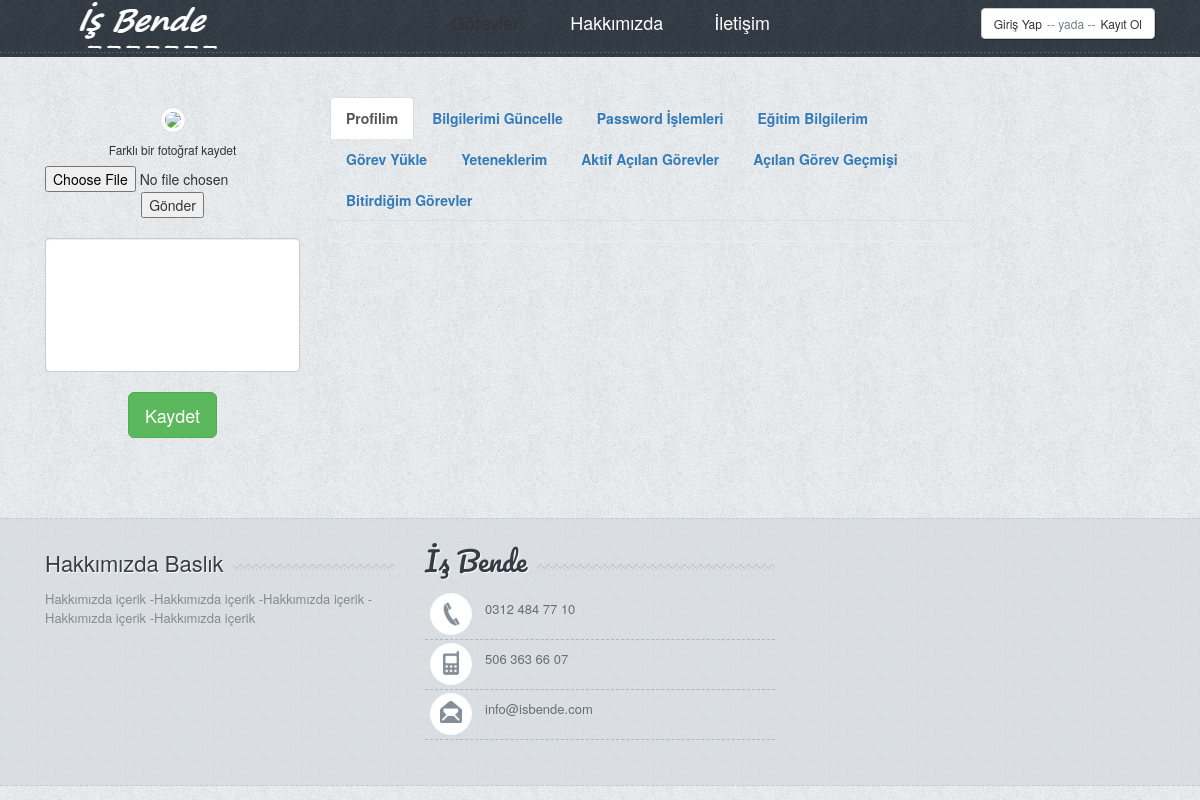
/profil.php, run on the app's committed database.
### tables this page shows
CREATE TABLE `hakkimizda` (
  `hakkimizda_id` int(11) NOT NULL,
  `hakkimizda_baslik` varchar(250) NOT NULL,
  `hakkimizda_icerik` text NOT NULL,
  `hakkimizda_vizyon` varchar(500) NOT NULL,
  `hakkimizda_misyon` varchar(500) NOT NULL
);

CREATE TABLE `ayar` (
  `ayar_id` int(11) NOT NULL,
  `ayar_logo` varchar(250) NOT NULL,
  `ayar_baslik` varchar(250) NOT NULL,
  `ayar_aciklama` varchar(250) NOT NULL,
  `ayar_keywords` varchar(50) NOT NULL,
  `ayar_yazar` varchar(50) NOT NULL,
  `ayar_tel` varchar(50) NOT NULL,
  `ayar_gsm` varchar(50) NOT NULL,
  `ayar_faks` varchar(50) NOT NULL,
  `ayar_mail` varchar(50) NOT NULL,
  `ayar_ilce` varchar(50) NOT NULL,
  `ayar_il` varchar(50) NOT NULL,
  `ayar_adres` varchar(250) NOT NULL,
  `ayar_mesai` varchar(250) NOT NULL,
  `ayar_maps` varchar(250) NOT NULL,
  `ayar_analystic` varchar(50) NOT NULL,
  `ayar_zopim` varchar(250) NOT NULL,
  `ayar_facebook` varchar(50) NOT NULL,
  `ayar_twitter` varchar(50) NOT NULL,
  `ayar_youtube` varchar(50) NOT NULL,
  `ayar_smtphost` varchar(50) NOT NULL,
  `ayar_smtpuser` varchar(50) NOT NULL,
  `ayar_smtppassword` varchar(50) NOT NULL,
  `ayar_smtpport` varchar(50) NOT NULL,
  `ayar_bakim` enum('0','1') NOT NULL DEFAULT '1'
);

### profil.php (the view, shortened to what this page needs)
<?php
include 'header.php';
$kullanicisor=$db-> prepare("SELECT * FROM kullanici where kullanici_id=:id");
$kullanicisor -> execute(array(
  'id'=> $_SESSION['kullanici_id']
));
$kullanicicek=$kullanicisor -> fetch(PDO::FETCH_ASSOC);
?>
<link href="//maxcdn.bootstrapcdn.com/bootstrap/4.0.0/css/bootstrap.min.css" rel="stylesheet" id="bootstrap-css">
<head>
  <link rel="stylesheet" href="https://maxcdn.bootstrapcdn.com/bootstrap/3.3.7/css/bootstrap.min.css">
</head>
<div class="container bootstrap snippet">
  <br>
  <br>
  <div class="row">
    <div class="col-sm-3">
      <div class="text-center">
        <form action="nedmin/netting/islem.php" method="POST"  enctype="multipart/form-data">
          <img  src="foto<?php echo  $kullanicicek['kullanici_foto'] ?> " style="max-width: 200px ; max-height: 200px" class="avatar img-circle img-thumbnail">
          <h6>Farklı bir fotoğraf kaydet</h6>
          <div class="text-center">
           <input type="file" class="text-center center-block file-upload" name="dosya" />
           <input type="submit" value="Gönder" />
         </div>
       </form>
       <form action="nedmin/netting/islem.php" method="POST">
         <br><td> <textarea onkeydown="if(event.keyCode == 13) return false;" maxlength="299" style="resize:none" name="kullanici_bio" class="form-control col-md-12 col-xs-12" rows="6" cols="50"><?php echo $kullanicicek['kullanici_bio']?></textarea> </td>
         <div class="col-xs-12" >
          <br>
          <button class="btn btn-lg btn-success" name="profilgüncelle" value="bio" type="submit">Kaydet</button>
        </div>
      </form>
    </div></hr><br>
  </div>
  <div class="col-sm-7">
    <ul class="nav nav-tabs">
      <li class="active">
        <a data-toggle="tab" href="#profil"><b>Profilim</b></a></li>
        <li><a data-toggle="tab" href="#bilgigüncelle"><b>Bilgilerimi Güncelle</b></a></li>
        <li><a data-toggle="tab" href="#sifre"><b>Password İşlemleri</b></a></li>
        <li><a data-toggle="tab" href="#egitim"><b>Eğitim Bilgilerim</b></a></li>
        <li><a data-toggle="tab" href="#gorev"><b>Görev Yükle</b></a></li>
        <li><a data-toggle="tab" href="#yetenek"><b>Yeteneklerim</b></a></li>
        <li><a data-toggle="tab" href="#aktifgorev"><b>Aktif Açılan Görevler</b></a></li>
        <li><a data-toggle="tab" href="#gorevgecmis"><b>Açılan Görev Geçmişi</b></a></li>
        <li><a data-toggle="tab" href="#bitengorev"><b>Bitirdiğim Görevler</b></a>
        </li>
      </ul>
      <div class="tab-content">
        <div class="tab-pane active" id="profil">
          <hr>
        </div>
                          </div>
                        </div>
                      </div>
                    </div>
                    <br>
                    <br>
                    <br>
                    <br>
                    <?php
                    include 'footer.php' ?>

### footer.php (shortened to what this page needs)
<div class="f-widget">
		<div class="container">
			<div class="row">
				<div class="col-md-4">
					<div class="title-widget-bg">
						<div class="title-widget"><?php echo $hakkimizdacek['hakkimizda_baslik']; ?></div>
					</div>
					<div class="newsletter">
						<p>
							<?php echo $hakkimizdacek['hakkimizda_icerik']; ?>
						</p>
					</div>
				</div>
				<div class="col-md-4">
					<div class="title-widget-bg">
						<div class="title-widget-cursive">İş Bende</div>
					</div>
					<ul class="contact-widget">
						<li class="fphone"> <?php echo  $ayarcek['ayar_tel'] ?></li>
						<li class="fmobile"> <?php echo $ayarcek['ayar_gsm'] ?></li>
						<li class="fmail lastone"> <?php echo $ayarcek['ayar_mail'] ?></li>
					</ul>
				</div>
			</div>
			<div class="spacer"></div>
		</div>
	</div>
	</div>
  </body>
</html>

### style.css (style rules this page uses)
html,body { background:url(images/bodybg.png) repeat; font-family:'Ubuntu', railway, arial, sans-serif; margin:0; padding:0; font-size:14px; }
.container { max-width:980px; padding:0 20px; }
.spacer { height:45px; width:100%; }
.f-widget { width:100%; background:url(images/f-bg.png); height:auto !important; border-top:1px dashed #c2cbd3; border-bottom:1px dashed #c2cbd3; max-width:100%; }
.title-widget-bg { max-width:100%; height:6px; background: url(images/shizzle-dark.png) repeat-x; position:relative; margin-top:45px; margin-bottom:20px; }
.title-widget-bg > div { display:inline-block; position:absolute; background: url(images/f-bg.png); }
.title-widget { font-size:22px; color:#363d47; text-shadow:1px 1px 1px #FFF; font-weight:normal; top: -17px; padding-right:10px; }
.title-widget-cursive { font-size:27px; color:#363d47; text-shadow:1px 1px 1px #FFF; font-weight:normal; top: -22px; padding-right:10px; font-family: 'Pacifico', cursive; }
.newsletter { color:#838b91; font-size:13px; }
.contact-widget { list-style:none; margin:0; padding:0; }
.contact-widget li { color:#666e73; min-height:50px; padding-top:10px; padding-bottom:10px; border-bottom:1px dashed #AFB7BF; padding-left:60px; font-size:13px; }
.fphone { background:url(images/iconphone.png) no-repeat 0 center transparent; }
.fmail { background:url(images/iconmail.png) no-repeat 0 center transparent; }
.fmobile { background:url(images/iconmobile.png) no-repeat 0 center transparent; }
.nav-tabs>li.active>a, .nav-tabs>li.active>a:hover, .nav-tabs>li.active>a:focus { background-color: #FFF; border:none; }

### data on the page
hakkimizda: hakkimizda_baslik "Hakkımızda Baslık", hakkimizda_icerik "Hakkımızda içerik -Hakkımızda içerik -Hakkımızda içerik -Hakkımızda içerik -Hakkımızda içerik"
ayar: ayar_tel "0312 484 77 10", ayar_gsm "506 363 66 07", ayar_mail "info@isbende.com"
